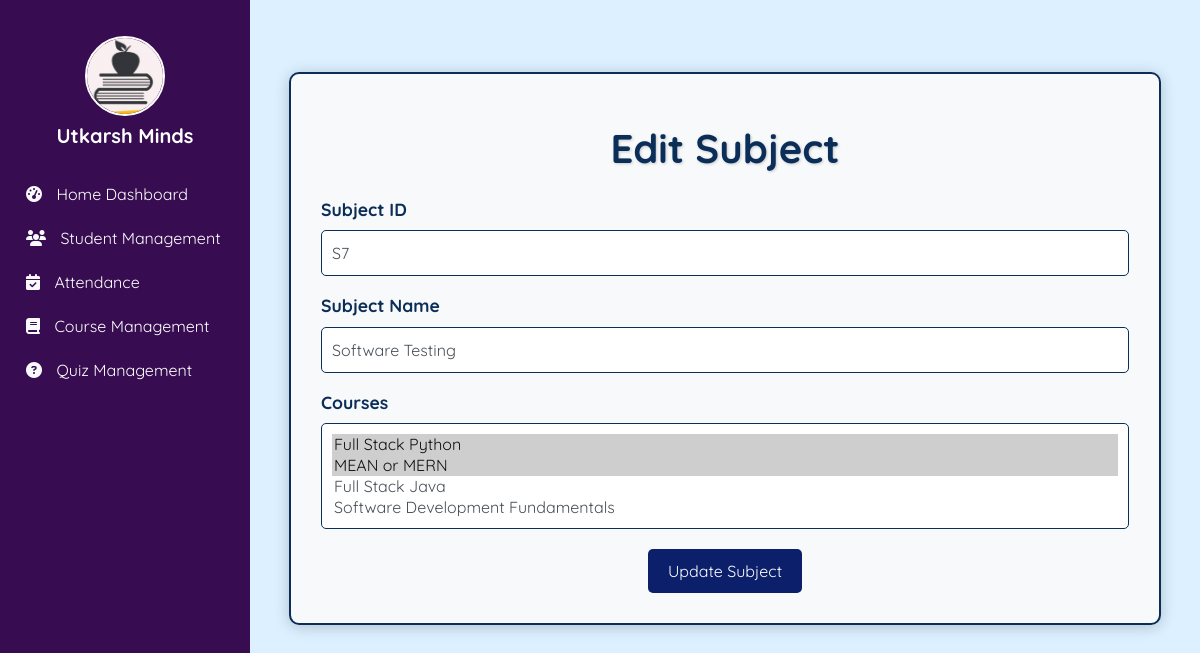
Page /coursemgt/subject_update/S7 on the committed database.
### coursemgt/models.py (models this page shows, shortened)
class Subject(models.Model):
    sb_id = models.TextField(primary_key=True)
    sbname = models.CharField(max_length=255)
    courses = models.ManyToManyField(Course, related_name='subjects')

class Course(models.Model):
    c_id = models.TextField(primary_key=True)
    cname = models.CharField(max_length=255)
    cduration = models.IntegerField()

### coursemgt/views.py (the view)
# urls.py: path("subject_update/<str:sb_id>", views.subject_update),
def subject_update(request, sb_id):
    s=Subject.objects.get(pk=sb_id)
    courses = Course.objects.all()
    return render(request, "coursemgt/subject_update.html",{'s':s, 'courses': courses})

### coursemgt/templates/coursemgt/subject_update.html (shortened to what this page needs)
{% extends "base.html" %}
{% block body %}
<div class="container mt-5">
    <div class="card">
        <h1 class="text-center mb-4">Edit Subject</h1>
        <form action="/coursemgt/subject_do_update/{{ s.sb_id }}" method="POST" class="form">
            <div class="form-group">
                <label for="sb_id" class="form-label">Subject ID</label>
                <input type="text" name="sb_id" id="sb_id" value="{{ s.sb_id }}" class="form-control" required
                       placeholder="Enter Subject ID" data-toggle="tooltip" title="Enter a unique Subject ID">
            </div>
            <div class="form-group">
                <label for="sbname" class="form-label">Subject Name</label>
                <input type="text" name="sbname" id="sbname" value="{{ s.sbname }}" class="form-control" required
                       placeholder="Enter Subject Name" data-toggle="tooltip" title="Enter the name of the Subject">
            </div>
            <div class="form-group mb-3">
                <label for="courses" class="form-label">Courses</label>
                <select name="courses" id="courses" class="form-control" multiple required>
                    {% for course in courses %}
                    <option value="{{ course.c_id }}" {% if course in s.courses.all %} selected {% endif %}>
                        {{ course.cname }}
                    </option>
                    {% endfor %}
                </select>
            </div>
            <div class="text-center">
                <button type="submit" class="btn btn-custom">Update Subject</button>
            </div>
        </form>
    </div>
</div>
{% endblock body %}

### static/css/base_style.css (style rules this page uses)
body { margin: 0; padding: 0; font-family: "Quicksand", sans-serif; font-optical-sizing: auto; font-style: normal; }

### coursemgt/templates/coursemgt/subject_update.html (style rules this page uses)
.card { border: 2px solid #0b2e59; border-radius: 10px; box-shadow: 0 2px 15px rgba(0, 0, 0, 0.2); padding: 30px; background-color: #f8f9fa; margin-bottom: 20px; }
h1 { font-size: 2.5rem; font-weight: bold; color: #0b2e59; text-shadow: 1px 1px 3px rgba(0, 0, 0, 0.2); }
.form-label { font-weight: bold; font-size: 1.1rem; color: #0b2e59; }
.form-control { border-radius: 5px; border: 1px solid #0b2e59; padding: 10px; transition: border-color 0.3s, box-shadow 0.3s; background-color: #ffffff; width: 100%; }
.btn-custom { background-color: #0c1f6a; color: white; border: none; border-radius: 5px; padding: 10px 20px; font-size: 1rem; transition: background-color 0.3s, transform 0.2s; }
.text-center { text-align: center; margin-top: 20px; }

### templates/base.html (style rules this page uses)
body { background: rgb(220,240,255); background: linear-gradient(0deg, rgba(220,240,255,1) 0%); }
.d-flex { display: flex; }
.min-vh-100 { min-height: 100vh; }

### rows in the picture
Subject: sb_id "S7", sbname "Software Testing", courses "Full Stack Python ☑ / MEAN or MERN ☑ / Full Stack Java / Software Development Fundamentals"
